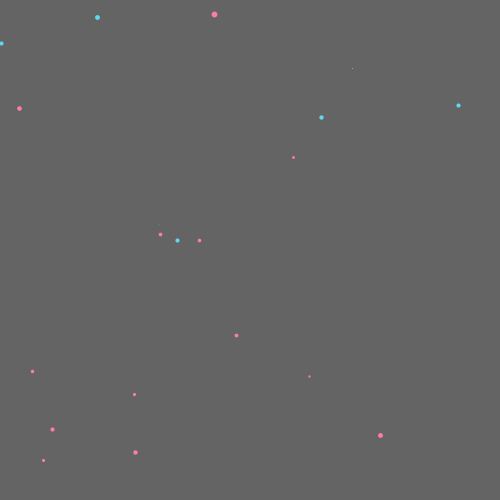
Frame 1 (no input)
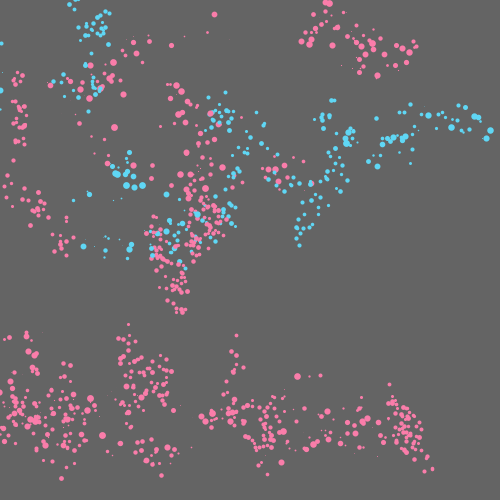
Frame 60 (the mouse pressed at the canvas centre just before this capture)
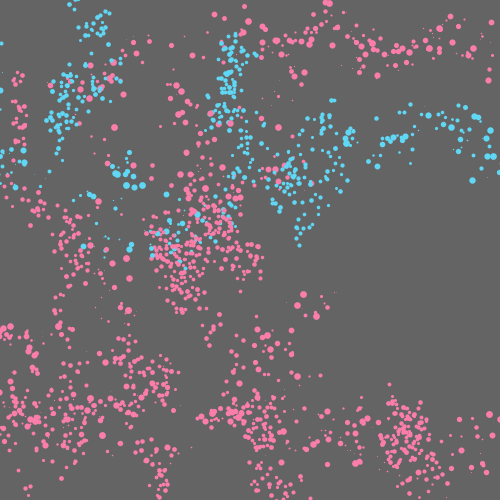
Frame 120 (the mouse held since frame 60 and released just before this capture)

The Processing sketch that drew these frames (run headless with seeded random() and noise(); from frame 60 on, the mouse is pressed at the canvas centre):

// Processing sketch: processing_40954
// ── processing_40954.pde

//Homework 7.1: Objects
//Created by Adrianne Blossom
//October 5, 2011

//I have used class to create a population where people are represented by dots


int growth = 10; //Controls rate in whichh population grows
Population[] myPopulation = new Population[growth]; //Declare object
color[]myColors = new color[2];

void setup() {
  size(500, 500);
  background(100);

  myColors[0] = color(250, 125, 170); //colors for array
  myColors[1] = color(95, 215, 245);

  for (int i=0;i<myPopulation.length;i++) { //seeding
    myPopulation[i] = new Population();
  }
}

void draw() {
  for (int i=0; i < myPopulation.length; i++) {
    myPopulation[i].update();
    myPopulation[i].draw();
  }
}



class Population {
  float x1 = random(0, width);
  float y1 = random(0, height);
  float x2 = random(0, width);
  float y2 = random(0, height);
  color gender = myColors[floor(random(0,2))];

  Population() {
  }

  void update() {
    x1 = x1 + random(-10, 10); //1's regulate the amount of area coverd by females
    y1 = y1 + random(-20, 20);
    x2 = x2 + random(-25, 25); //2's regulate the amount of area covered by males
    y2 = y2 + random(-15, 15);
  }


void draw(){ //draw dots or people in population
    stroke(gender); //color relates to gender
    strokeWeight(random(3, 5)); //female population
    point(x1, y1);
    strokeWeight(random(7)); //male population
    point(x2, y2);
}
}
